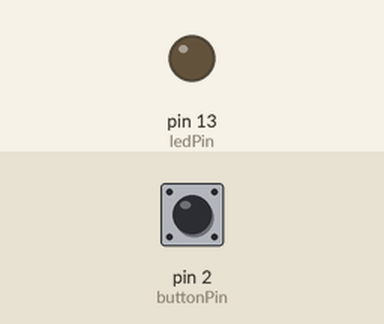
Bench run of a sketch on a simulated Arduino Uno, built with avr-gcc and run on an emulated ATmega328P. On the bench: output pins drawn as LEDs (lit = HIGH). Dashed ring = blinking. The inputs (shaded band) are chosen by the test bench; at power-on: pin 2 (buttonPin) HIGH.

Above: at 1.2 s.
1.3 s: pin 2 (buttonPin) pulled LOW for 0.15 s
At 1.55 s:
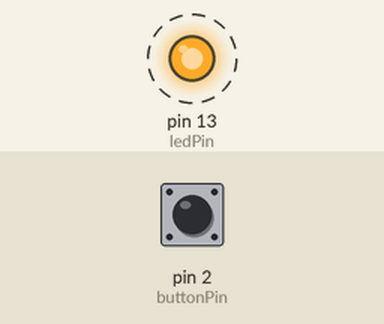
4.3 s: pin 2 (buttonPin) pulled LOW for 1 s
At 7.1 s:
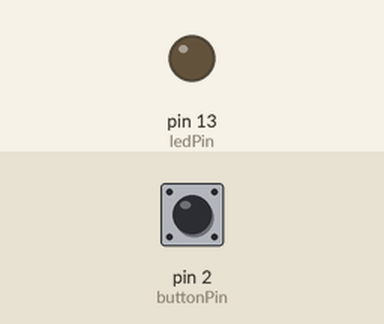
7.3 s: pin 2 (buttonPin) pulled LOW for 3.2 s
At 7.55 s:
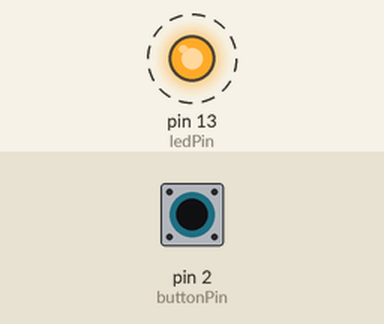
Timing chart, 0 to 13.5 s (numbered marks = the images above; inputs shaded):
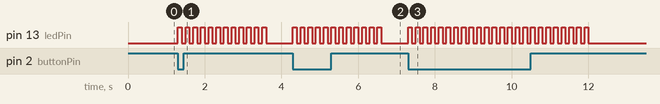

Measured:
- after the input at 1.3 s, pin 13 (ledPin): alternates HIGH for 0.10 s and LOW for 0.10 s, 24 changes in all, then stays LOW, starting at once
- after the input at 4.3 s, pin 13 (ledPin): alternates HIGH for 0.10 s and LOW for 0.10 s, 24 changes in all, then stays LOW, starting at once
- after the input at 7.3 s, pin 13 (ledPin): alternates HIGH for 0.10 s and LOW for 0.10 s, 48 changes in all, then stays LOW, starting at once

The sketch:

chromatic_scale_with_button.ino
```cpp
// Use if using with ATmega328 - Uno, Mega, Nano...
#include <MIDI.h> // adds the MIDI library
MIDI_CREATE_DEFAULT_INSTANCE();

// Variables are containers of a certain type. INT variables are containers that store an integer number. We use them so the code is more readable.
// Variables can be used values that won't change, like the pin of a potenciometer, or values that will change, like the reading of this potentiometer
int ledPin = 13;
int buttonPin = 2;
int delayTime = 100;
int buttonState = HIGH;

void setup() { // happens once when the Arduino starts

  Serial.begin(31250); // For Serial communication. MIDI baud rate: 31250 - Serial baud rate: 9600
  pinMode(ledPin, OUTPUT); //dealcres a digital pin as an output, for leds, motors, etc
  pinMode(buttonPin, INPUT_PULLUP); //declares a digital pin as an input, for buttons, switches

}

void loop() { // loops forever
  buttonState = digitalRead(buttonPin); // reads the state of the button and stores in the variable "buttonState"

  if (buttonState == LOW) { // do somthing if the button is pressed
    for (int i = 36; i < 48; i++) {
      // creates a loop that will occur X times (48),
      // where "i" will be incremented by 1 every loop (i++) and it starts with 36

      MIDI.sendNoteOn(i, 127, 1);  // Channel 0, middle C, normal velocity
      digitalWrite(ledPin, HIGH); // set the pin to high, turns the led on

      delay(delayTime); // stops everything by X millisencods
      MIDI.sendNoteOn(i, 0, 1);  // Channel 0, middle C, normal velocity
      digitalWrite(ledPin, LOW);

      delay(delayTime); // stops everything by X millisencods
    }
  }

}
```
